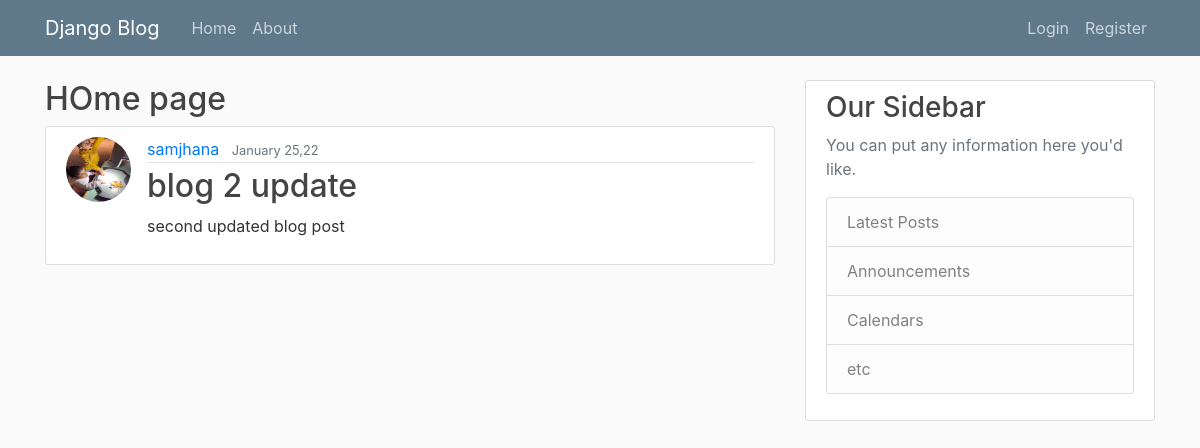
The app's page /Post/2/ with its own data.
### food/models.py (models this page shows, shortened)
class Post(models.Model):
    title = models.CharField(max_length=100)
    content = models.TextField()
    date_posted = models.DateTimeField(default=timezone.now)
    author = models.ForeignKey(User, on_delete=models.CASCADE)

### users/models.py (models this page shows, shortened)
class Profile(models.Model):
    user = models.OneToOneField(User, on_delete=models.CASCADE)
    image = models.ImageField(default='default.jpg', upload_to='profile_pics')

### food/views.py (the view)
# urls.py: path('Post/<int:pk>/', PostDetailView.as_view(), name='post-detail'),
class PostDetailView(DetailView):
    model = Post

### food/templates/food/post_detail.html (shortened to what this page needs)
{% extends 'food/base.html' %}
{% block content %}
<h2> HOme page </h2>
<article class="media content-section">
  <img class="rounded-circle article-img" src="{{ object.author.profile.image.url }}">
  <div class="media-body">
    <div class="article-metadata">
      <a class="mr-2" href="#">{{ object.author }}</a>
      <small class="text-muted">{{ object.date_posted|date:'F d,y' }}</small>
    </div>
    <h2><a class="article-title" href="#">{{ post.title }}</a></h2>
    <p class="article-content">{{ post.content }}</p>
  </div>
</article>
{% endblock content %}

### food/static/food/main.css (style rules this page uses)
body { background: #fafafa; color: #333333; margin-top: 5rem; }
h1, h2, h3, h4, h5, h6 { color: #444444; }
.content-section { background: #ffffff; padding: 10px 20px; border: 1px solid #dddddd; border-radius: 3px; margin-bottom: 20px; }
.article-title { color: #444444; }
.article-content { white-space: pre-line; }
.article-img { height: 65px; width: 65px; margin-right: 16px; }
.article-metadata { padding-bottom: 1px; margin-bottom: 4px; border-bottom: 1px solid #e3e3e3 }

### records on screen
Post: author.profile.image (picture), author "samjhana", date_posted "January 25,22", title "blog 2 update", content "second updated blog post"
